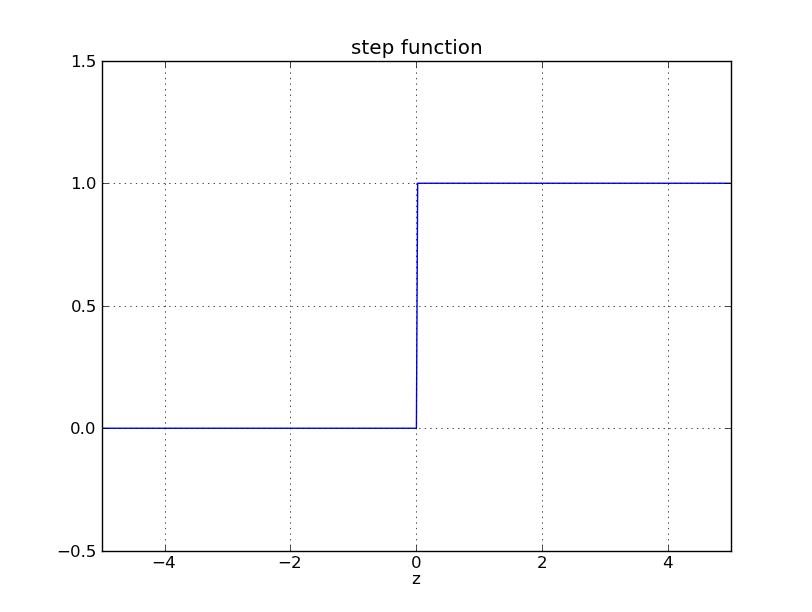

Generate this figure with Python:
"""
step
~~~~~~~

Plots a graph of a step function."""

import numpy
import matplotlib.pyplot as plt

z = numpy.arange(-5, 5, .02)
step_fn = numpy.vectorize(lambda z: 1.0 if z >= 0.0 else 0.0)
step = step_fn(z)

fig = plt.figure()
ax = fig.add_subplot(111)
ax.plot(z, step)
ax.set_ylim([-0.5, 1.5])
ax.set_xlim([-5,5])
ax.grid(True)
ax.set_xlabel('z')
ax.set_title('step function')

plt.show()
